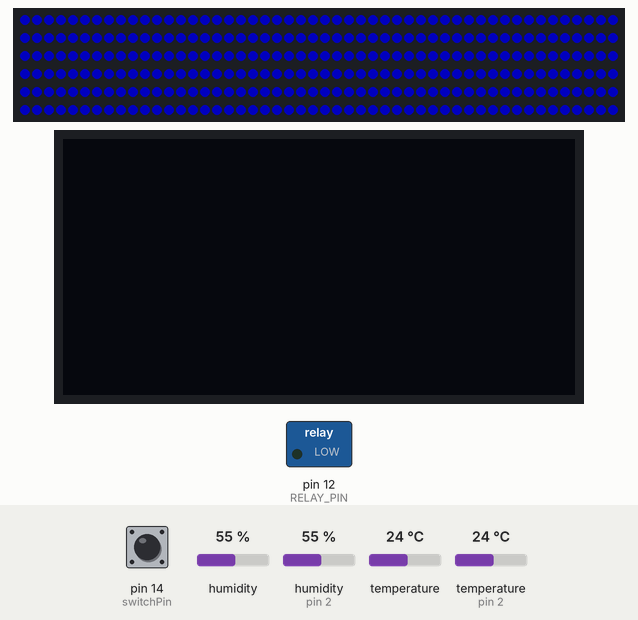
Simulated run of this sketch. Board: Arduino Uno, built with avr-gcc and run on an emulated ATmega328P. Parts: 300 RGB LEDs in strip order, left to right, continuing on the next row, 128×64 one-colour display, switched loads named in the sketch (green lamp = pin HIGH). The inputs (shaded band) are chosen by the test bench; at power-on: humidity 55 %, pin 14 (switchPin) HIGH, humidity (sensor on pin 2) 55 %, temperature 24 °C, temperature (sensor on pin 2) 24 °C. Dim RGB values are drawn brighter than linear.

Above: at 1.28 s.
1.3 s: humidity (sensor 0) set to 71 %
At 4.64 s:
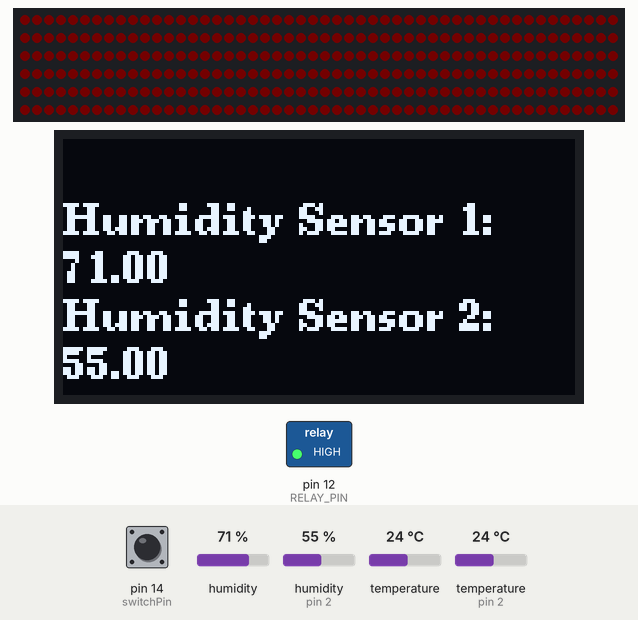
4.8 s: pin 14 (switchPin) pulled LOW for 0.15 s
At 4.89 s:
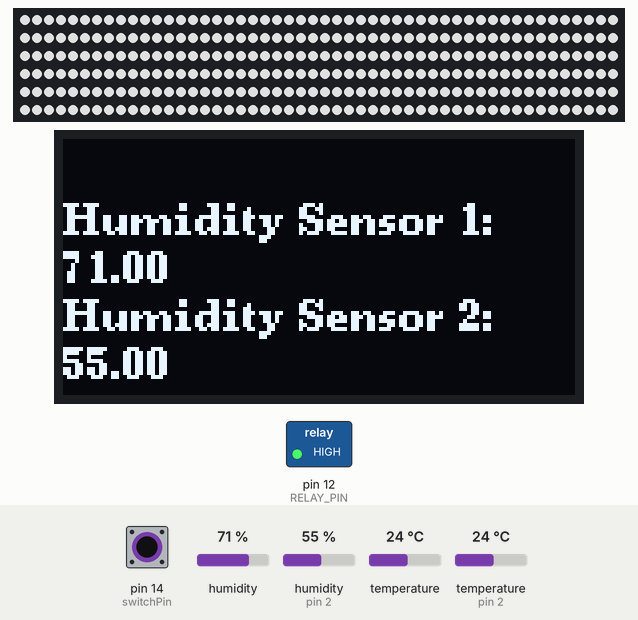
10.8 s: humidity (sensor 0) set to 22 %
At 12.33 s:
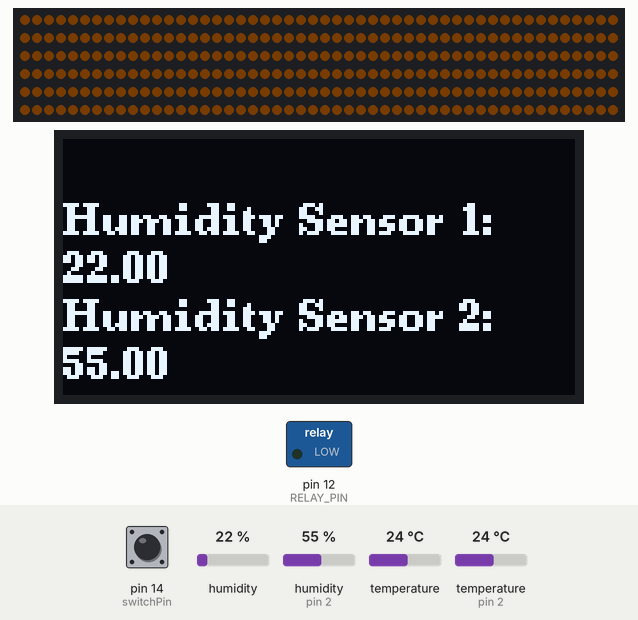
13.7 s: humidity (sensor on pin 2) set to 22 %
At 17.02 s:
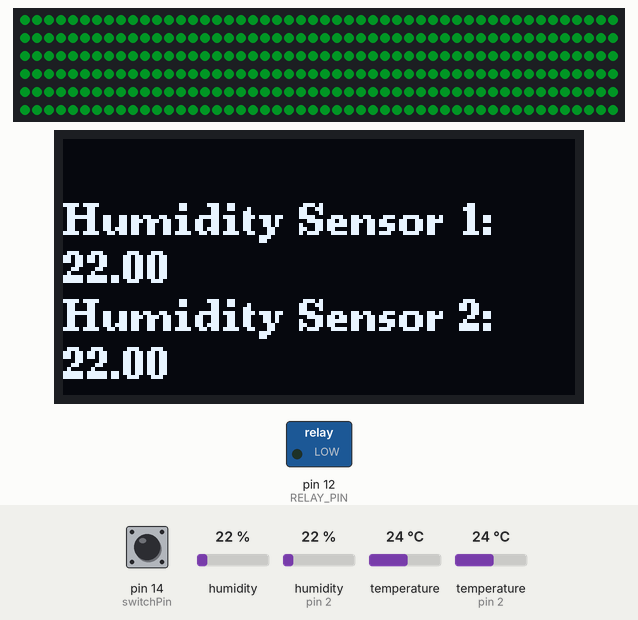
18.0 s: pin 14 (switchPin) pulled LOW for 1 s
At 19.09 s:
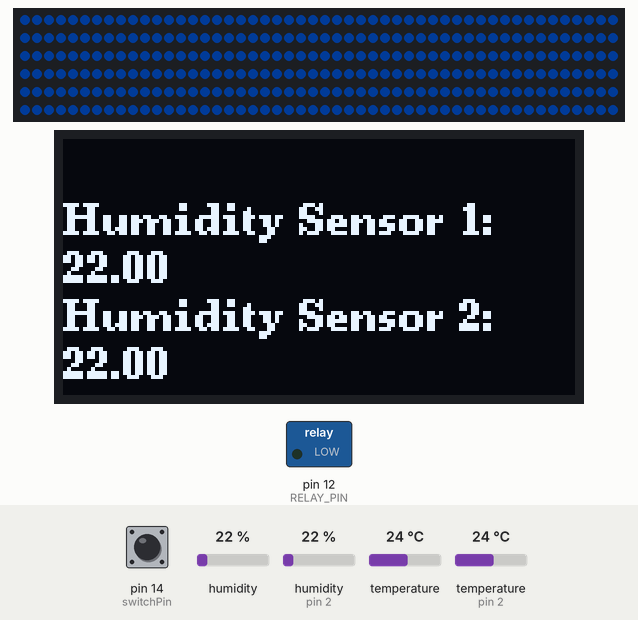
Timing chart, 0 to 21.0 s (numbered marks = the images above; inputs shaded):
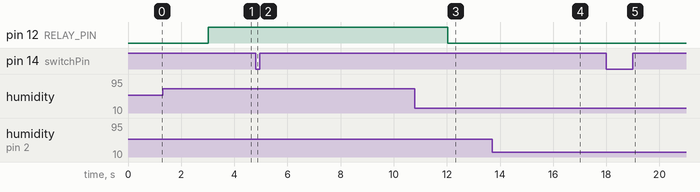

The sketch:

Filamentschrank_code_v05.ino
```cpp
#include <DHT.h>
#include <U8g2lib.h>
#include <FastLED.h>

// For the OLED display using U8g2
U8G2_SSD1306_128X64_NONAME_F_HW_I2C u8g2(U8G2_R0, /* reset=*/ U8X8_PIN_NONE);


// Example: Reduce frequency of sensor reading and OLED updates
unsigned long lastSensorUpdate = 0;
const long sensorUpdateInterval = 3000; // 3 seconds


// DHT22 sensor setup
#define DHT1P 0
#define DHT2P 2
#define DHTTYPE DHT22
DHT dht1(DHT1P,DHTTYPE);
DHT dht2(DHT2P,DHTTYPE);

#define RELAY_PIN 12        // Relay connected to GPIO12 or D6

// Switch
const int switchPin = 14; //D5 GPIO14

// LEDs
#define DATA_PIN 13 //D7 GPIO13
#define NUM_LEDS 300 // Adjust based on your LED setup
#define LED_TYPE    WS2812B
#define COLOR_ORDER GRB
#define BRIGHTNESS 160
#define SATURATION 255
CRGB leds[NUM_LEDS];

static float pulseSpeed = 0.5;  // Larger value gives faster pulse.

uint8_t hueA = 5;  // Start hue at valueMin.
uint8_t satA = 150;  // Start saturation at valueMin.
float valueMin = 70.0;  // Pulse minimum value (Should be less then valueMax).

uint8_t hueB = 200;  // End hue at valueMax.
uint8_t satB = 255;  // End saturation at valueMax.
float valueMax = 255.0;  // Pulse maximum value (Should be larger then valueMin).

uint8_t hue = hueA;  // Do Not Edit
uint8_t sat = satA;  // Do Not Edit
float val = valueMin;  // Do Not Edit
uint8_t hueDelta = hueA - hueB;  // Do Not Edit
static float delta = (valueMax - valueMin) / 2.35040238;  // Do Not Edit


void setup() {
  pinMode(RELAY_PIN, OUTPUT); // Initialize the relay pin as an output
  digitalWrite(RELAY_PIN, LOW); // Ensure relay is OFF on startup

  pinMode(switchPin, INPUT_PULLUP); // Assuming you have an external pull-up resistor
  FastLED.addLeds<LED_TYPE, DATA_PIN, COLOR_ORDER>(leds, NUM_LEDS);
  FastLED.setBrightness(BRIGHTNESS);
  FastLED.clear();
  FastLED.show();
  u8g2.begin();
  dht1.begin();
  dht2.begin();
}

void loop() {

unsigned long currentMillis = millis();

if (currentMillis - lastSensorUpdate >= sensorUpdateInterval) {
  lastSensorUpdate = currentMillis;

// Read humidity values
  float humidity1 = 0;
  float humidity2 = 0;

humidity1 = dht1.readHumidity();
humidity2 = dht2.readHumidity();

// Control the relay based on sensor 1 humidity
  if(humidity1 > 30.0) {  // Humidity threshold is 30%
    digitalWrite(RELAY_PIN, HIGH); // Turns on the relay
  } else {
    digitalWrite(RELAY_PIN, LOW); // Turns off the relay
  }

  // Display humidity on OLED
  u8g2.clearBuffer();
  u8g2.setFont(u8g2_font_ncenB08_tr);
  u8g2.drawStr(0, 24, "Humidity Sensor 1:");
  u8g2.setCursor(0, 36);
  u8g2.print(humidity1);
  u8g2.drawStr(0, 48, "Humidity Sensor 2:");
  u8g2.setCursor(0, 60);
  u8g2.print(humidity2);
  u8g2.sendBuffer();

}

  // Read the switch state
  bool switchState = digitalRead(switchPin);

  if (switchState == HIGH) {
    // Switch is OPEN, show PULSATING RAINBOW
    float dV = ((exp(sin(pulseSpeed * millis()/2000.0*PI)) -0.36787944) * delta);
  val = valueMin + dV;
  hue = map(val, valueMin, valueMax, hueA, hueB);  // Map hue based on current val
  sat = map(val, valueMin, valueMax, satA, satB);  // Map sat based on current val

    for (int i=0;i<NUM_LEDS;i++) {
    leds[i] = CHSV(hue, sat, val);
     // You can experiment with commenting out these dim8_video lines
    // to get a different sort of look.
    leds[i].r = dim8_video(leds[i].r);
    leds[i].g = dim8_video(leds[i].g);
    leds[i].b = dim8_video(leds[i].b);

  }

  } else {
     for (int i=0;i<NUM_LEDS;i++)
    {
    leds[i] = CRGB::White;
   }

  }
  FastLED.show();

}
```

Measured:
- after the input at 10.8 s, pin 12 (RELAY_PIN): HIGH → LOW after 1.2 s
